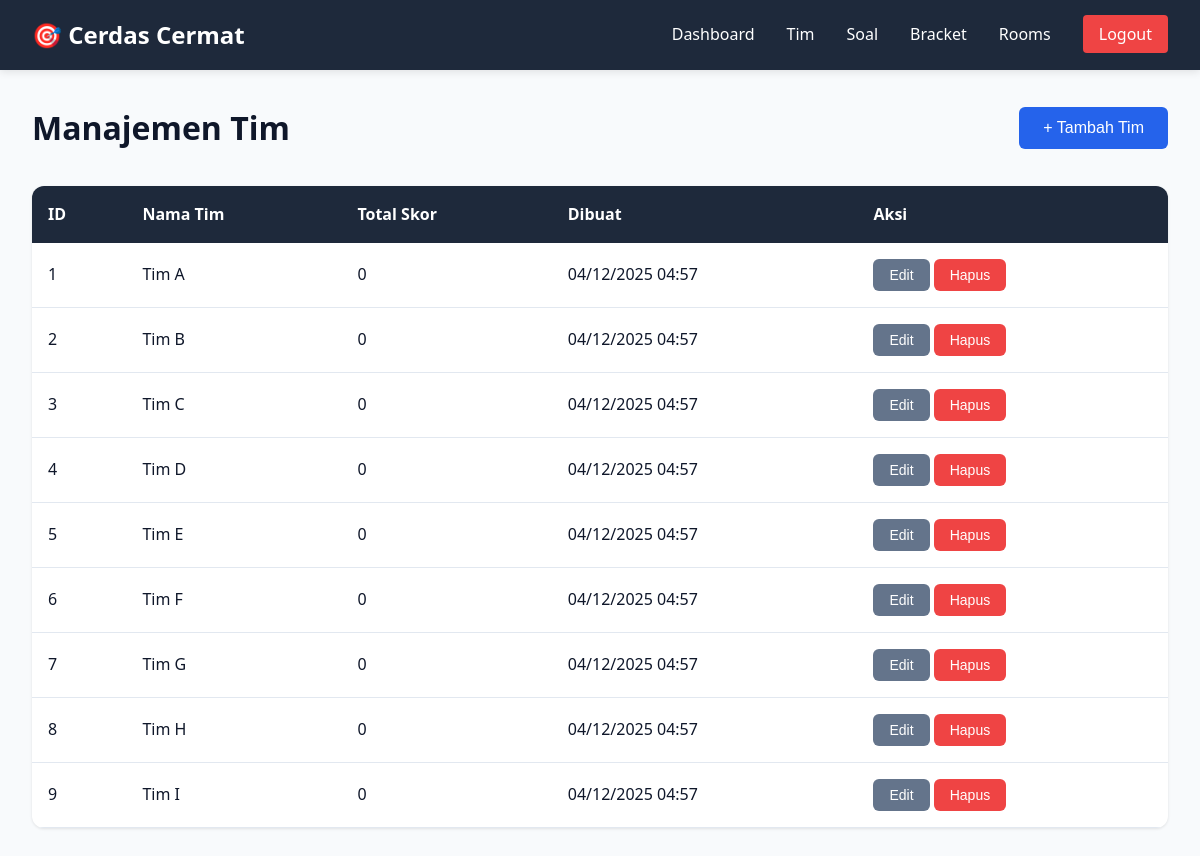
The page /admin/teams.php (signed in) on the database as committed earlier.
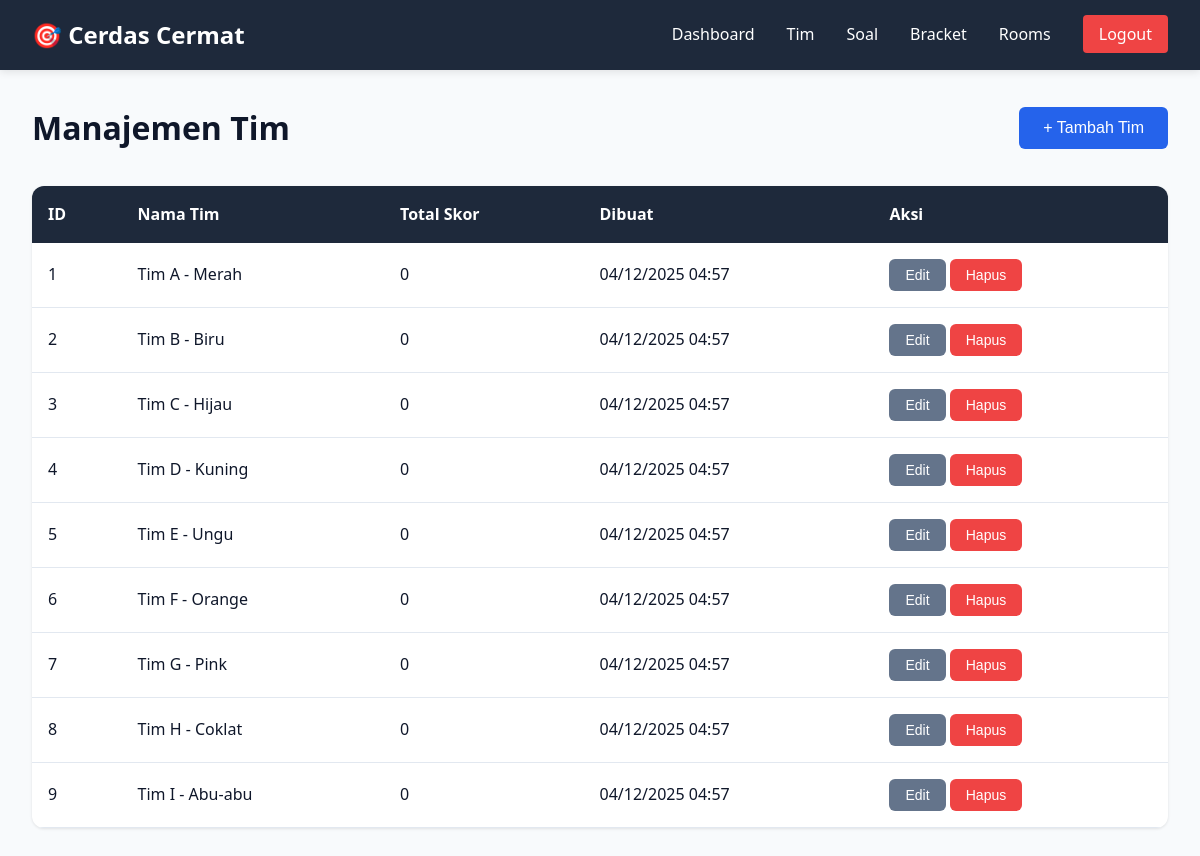
The same page on the database as committed later.
### tables this page shows
CREATE TABLE teams (
    id INT AUTO_INCREMENT PRIMARY KEY,
    name VARCHAR(100) NOT NULL,
    total_score INT DEFAULT 0,
    created_at TIMESTAMP DEFAULT CURRENT_TIMESTAMP
);

### config.php (called while the page is built, shortened)
<?php
$conn = new mysqli(DB_HOST, DB_USER, DB_PASS, DB_NAME);
$conn->set_charset("utf8mb4");
function query($sql)
{
    global $conn;
    $result = $conn->query($sql);
    return $result;
}
function fetch_all($sql)
{
    $result = query($sql);
    $data = [];
    while ($row = $result->fetch_assoc()) {
        $data[] = $row;
    }
    return $data;
}
?>

### admin/teams.php (the view, shortened to what this page needs)
<?php
require_once '../config.php';
$teams = fetch_all("SELECT * FROM teams ORDER BY id ASC");
?>
<!DOCTYPE html>
<html lang="id">
<head>
    <link rel="stylesheet" href="/assets/css/admin.css">
</head>
<body>
    <?php include 'includes/header.php'; ?>
    <div class="container">
        <div class="page-header">
            <h1>Manajemen Tim</h1>
            <button onclick="showAddModal()" class="btn btn-primary">+ Tambah Tim</button>
        </div>
        <div class="table-container">
            <table class="data-table">
                <thead>
                    <tr>
                        <th>ID</th>
                        <th>Nama Tim</th>
                        <th>Total Skor</th>
                        <th>Dibuat</th>
                        <th>Aksi</th>
                    </tr>
                </thead>
                <tbody>
                    <?php foreach ($teams as $team): ?>
                        <tr>
                            <td><?= $team['id'] ?></td>
                            <td><?= htmlspecialchars($team['name']) ?></td>
                            <td><?= $team['total_score'] ?></td>
                            <td><?= date('d/m/Y H:i', strtotime($team['created_at'])) ?></td>
                            <td>
                                <button
                                    onclick="showEditModal(<?= $team['id'] ?>, '<?= htmlspecialchars($team['name'], ENT_QUOTES) ?>')"
                                    class="btn btn-sm btn-secondary">Edit</button>
                                <button
                                    onclick="deleteTeam(<?= $team['id'] ?>, '<?= htmlspecialchars($team['name'], ENT_QUOTES) ?>')"
                                    class="btn btn-sm btn-danger">Hapus</button>
                            </td>
                        </tr>
                    <?php endforeach; ?>
                </tbody>
            </table>
        </div>
    </div>
</body>
</html>

### admin/includes/header.php
<nav class="admin-nav">
    <div class="nav-brand">
        <a href="/admin/dashboard.php">🎯 Cerdas Cermat</a>
    </div>
    <ul class="nav-menu">
        <li><a href="/admin/dashboard.php">Dashboard</a></li>
        <li><a href="/admin/teams.php">Tim</a></li>
        <li><a href="/admin/questions.php">Soal</a></li>
        <li><a href="/admin/brackets.php">Bracket</a></li>
        <li><a href="/admin/rooms.php">Rooms</a></li>
        <li><a href="/admin/logout.php" class="nav-logout">Logout</a></li>
    </ul>
</nav>

### assets/css/admin.css (style rules this page uses)
* { margin: 0; padding: 0; box-sizing: border-box; }
:root { --primary: #2563eb; --primary-dark: #1e40af; --success: #10b981; --danger: #ef4444; --warning: #f59e0b; --secondary: #64748b; --bg: #f8fafc; --bg-dark: #1e293b; --text: #0f172a; --text-light: #64748b; --border: #e2e8f0; }
body { font-family: 'Segoe UI', Tahoma, Geneva, Verdana, sans-serif; background: var(--bg); color: var(--text); line-height: 1.6; }
.admin-nav { background: var(--bg-dark); color: white; padding: 1rem 2rem; display: flex; justify-content: space-between; align-items: center; box-shadow: 0 2px 8px rgba(0,0,0,0.1); }
.nav-brand a { color: white; text-decoration: none; font-size: 1.5rem; font-weight: bold; }
.nav-menu { list-style: none; display: flex; gap: 2rem; align-items: center; }
.nav-menu li a { color: white; text-decoration: none; transition: opacity 0.3s; }
.nav-logout { background: var(--danger); padding: 0.5rem 1rem; border-radius: 4px; }
.container { max-width: 1200px; margin: 0 auto; padding: 2rem; }
.page-header { display: flex; justify-content: space-between; align-items: center; margin-bottom: 2rem; }
.page-header h1 { font-size: 2rem; color: var(--text); }
.btn { display: inline-block; padding: 0.75rem 1.5rem; border: none; border-radius: 6px; font-size: 1rem; cursor: pointer; text-decoration: none; transition: all 0.3s; }
.btn-primary { background: var(--primary); color: white; }
.btn-danger { background: var(--danger); color: white; }
.btn-secondary { background: var(--secondary); color: white; }
.btn-sm { padding: 0.5rem 1rem; font-size: 0.875rem; }
.table-container { background: white; border-radius: 12px; box-shadow: 0 1px 3px rgba(0,0,0,0.1); overflow: hidden; }
.data-table { width: 100%; border-collapse: collapse; }
.data-table thead { background: var(--bg-dark); color: white; }
.data-table th, .data-table td { padding: 1rem; text-align: left; }
.data-table tbody tr { border-bottom: 1px solid var(--border); }

Rows that differ between the two databases and show on the page:
changed teams id 1: name "Tim A" → "Tim A - Merah"
changed teams id 2: name "Tim B" → "Tim B - Biru"
changed teams id 3: name "Tim C" → "Tim C - Hijau"
changed teams id 4: name "Tim D" → "Tim D - Kuning"
changed teams id 5: name "Tim E" → "Tim E - Ungu"
changed teams id 6: name "Tim F" → "Tim F - Orange"
changed teams id 7: name "Tim G" → "Tim G - Pink"
changed teams id 8: name "Tim H" → "Tim H - Coklat"
changed teams id 9: name "Tim I" → "Tim I - Abu-abu"
